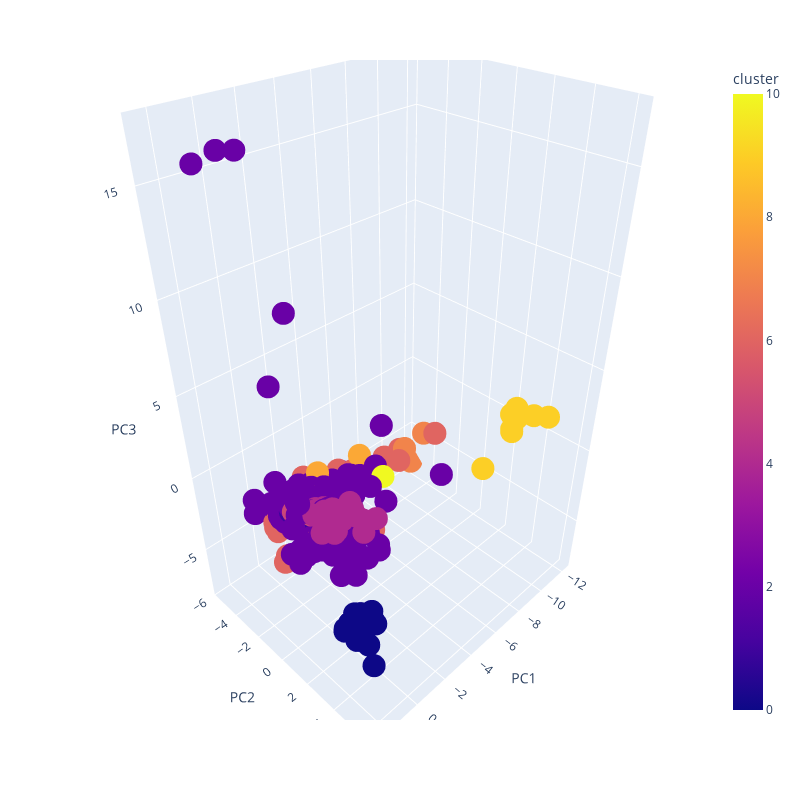

Notebook code for this chart:
### Markdown cell above
### Reduccion de dimensionalidad
Dado que usamos al menos 11 dimensiones para el clustering nos veremos obligados a reducir la dimensionalidad para poder observar los clusters sin dificultadad

### Code cell
from sklearn.decomposition import PCA
import plotly.express as px


# Ajustar el modelo PCA
pca = PCA(n_components=3)
principal_components = pca.fit_transform(X)


df_pca = pd.DataFrame(data=principal_components, columns=['PC1', 'PC2', 'PC3'])
df_pca['cluster'] = df['cluster']


fig = px.scatter_3d(df_pca, 
                    x='PC1', 
                    y='PC2', 
                    z='PC3', 
                    color='cluster', 
                    height=800, 
                    width=800)

# Guardar el gráfico como un archivo HTML
fig.write_html("file5k.html")

# Mostrar el gráfico
fig.show()

### Figure 1 — Plotly figure (JSON) as saved in the notebook; plotly's stock layout.template omitted (floating-point values rounded to 4 significant figures; data arrays with more than 128 entries replaced by an {"elided": "..."} marker saying what was removed)
{"data": [{"hovertemplate": "PC1=%{x}<br>PC2=%{y}<br>PC3=%{z}<br>cluster=%{marker.color}<extra></extra>", "legendgroup": "", "marker": {"color": {"elided": "571 int values"}, "coloraxis": "coloraxis", "symbol": "circle"}, "mode": "markers", "name": "", "scene": "scene", "showlegend": false, "type": "scatter3d", "x": {"elided": "571 float values"}, "y": {"elided": "571 float values"}, "z": {"elided": "571 float values"}}], "layout": {"coloraxis": {"colorbar": {"title": {"text": "cluster"}}, "colorscale": [[0, "#0d0887"], [0.1111, "#46039f"], [0.2222, "#7201a8"], [0.3333, "#9c179e"], [0.4444, "#bd3786"], [0.5556, "#d8576b"], [0.6667, "#ed7953"], [0.7778, "#fb9f3a"], [0.8889, "#fdca26"], [1, "#f0f921"]]}, "height": 800, "legend": {"tracegroupgap": 0}, "margin": {"t": 60}, "scene": {"domain": {"x": [0, 1], "y": [0, 1]}, "xaxis": {"title": {"text": "PC1"}}, "yaxis": {"title": {"text": "PC2"}}, "zaxis": {"title": {"text": "PC3"}}}, "width": 800}}
